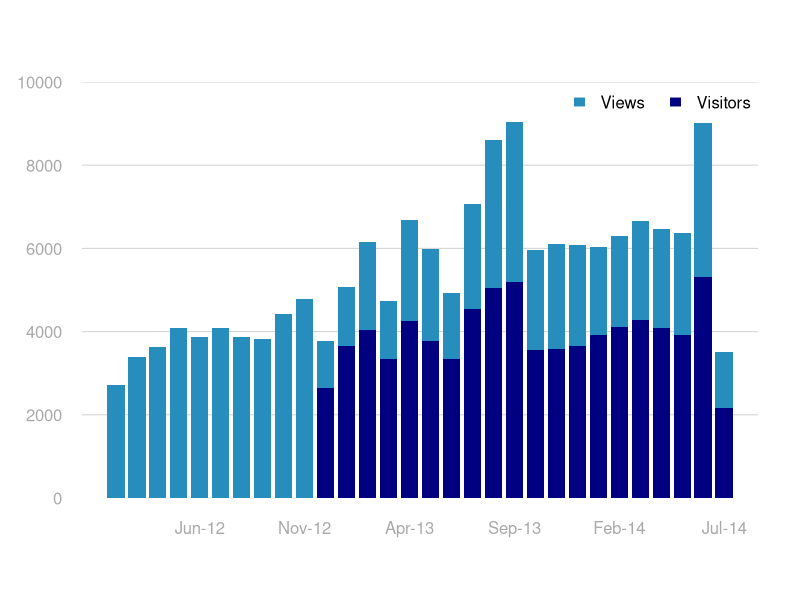

This chart was generated by the following R code:
#Load Data
#Make sure months stay ordered - first time I ever wanted a factor!
#Label x-axis with every fifth label...need to use character(0) in base graphics, not " "?
visits_visitors <- read.csv("visits_visitors.csv")
visits_visitors$Month <- factor(visits_visitors$Month, levels = visits_visitors$Month, ordered = TRUE)
visits_visitors$Month_ <- ifelse(as.numeric(row.names(visits_visitors)) %% 5 == 0, as.character(visits_visitors$Month), character(0))

#Set up plot space for plot & add horizontal lines 
barplot(visits_visitors$Views, ylim = c(0,10000), las=1, border = NA, col.axis = "darkgray", tick = FALSE)
abline(h=seq(2000,10000, 2000), col='lightgray')

#Make views barplot
barplot(visits_visitors$Views, names.arg=visits_visitors$Month_, col = "#278DBC", 
        border = NA, add = TRUE, yaxt='n', ann = FALSE, col.axis = "darkgray")

#Make visitors barplot
#Width & space parameters move bars from their "center points" on the x-axis?
barplot(visits_visitors$Visitors, col = "navyblue", 
        border = NA, add = TRUE, yaxt='n',  xaxt= 'n', ann = FALSE,
        legend.text = c("Views", "Visitors"),
        args.legend = list(x="topright", ncol = 2, fill = c("#278DBC", "navyblue"), bty='n', border=FALSE))

